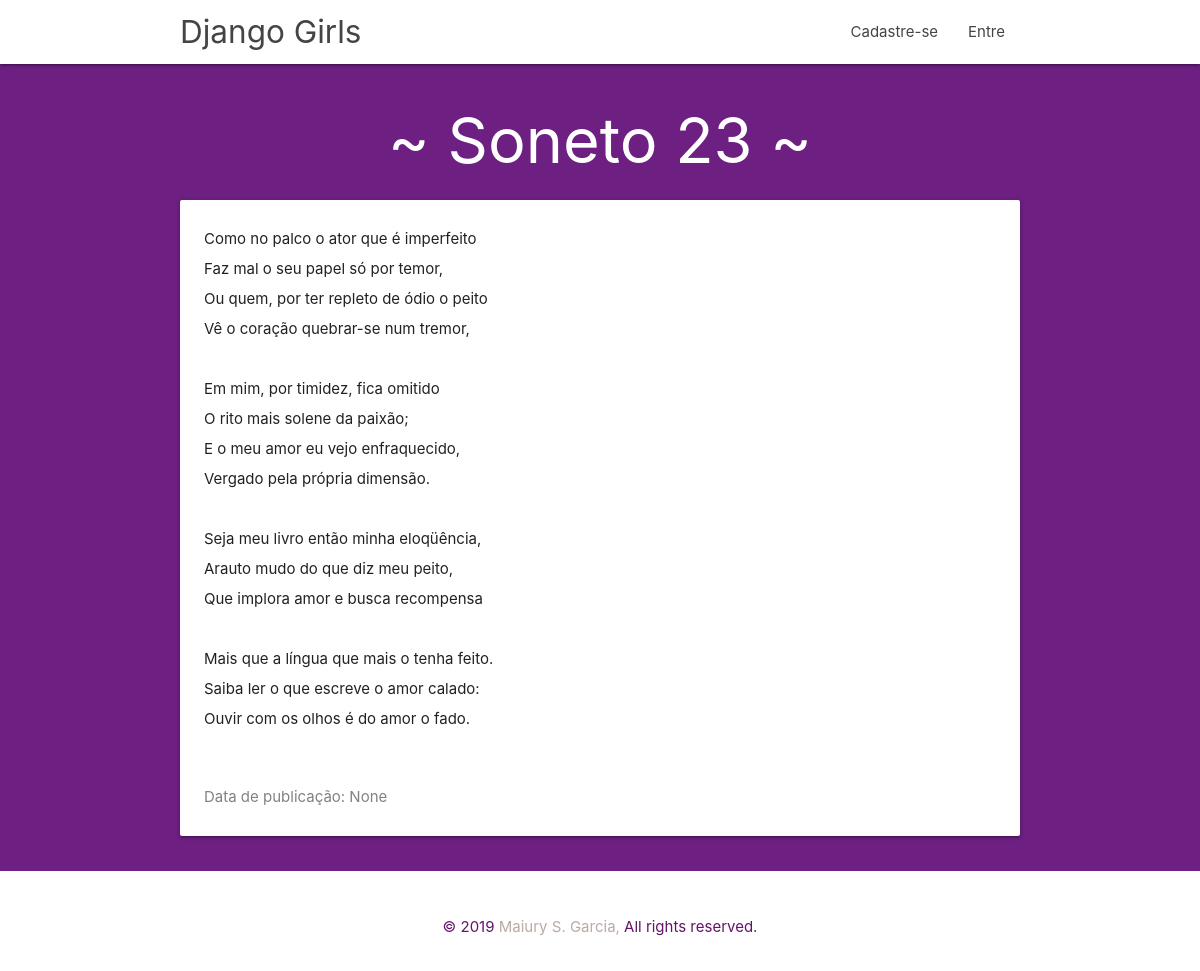
The page /post/3/ on the database as committed earlier.
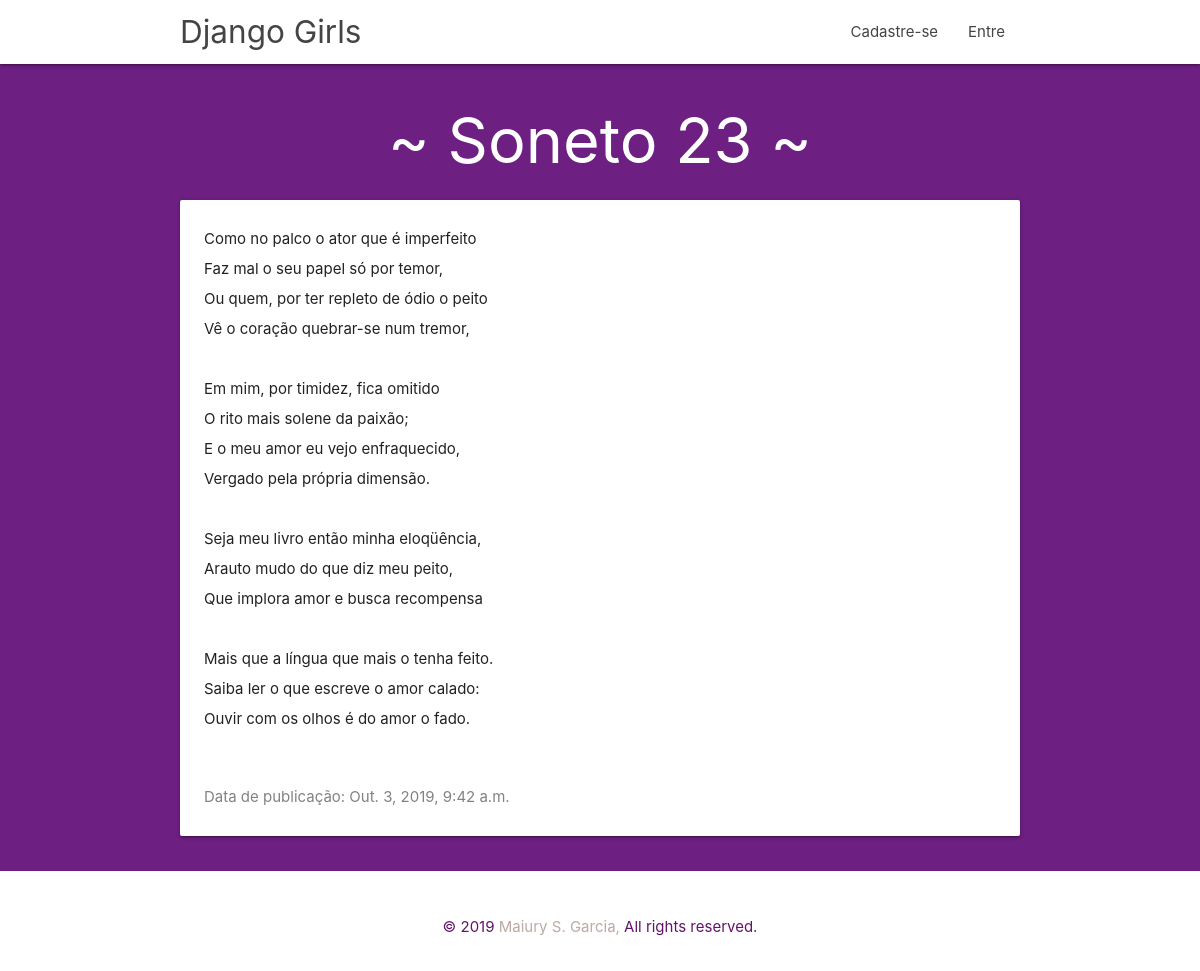
The same page on the database as committed later.
### blog/models.py (models this page shows, shortened)
class Post(models.Model):
    author = models.ForeignKey(
        settings.AUTH_USER_MODEL, on_delete=models.CASCADE)
    title = models.CharField(max_length=200)
    text = models.TextField()
    created_date = models.DateTimeField(default=timezone.now)
    published_date = models.DateTimeField(blank=True, null=True)

### blog/views.py (the view)
# urls.py: path('post/<int:pk>/', views.post_detail, name='post_detail'),
def post_detail(request, pk):
    post = get_object_or_404(Post, pk=pk)
    return render(request, 'blog/post_detail.html', {'post': post})

### blog/templates/blog/post_detail.html (shortened to what this page needs)
{% extends 'blog/base.html' %}
{% block content %}
    <div class="row">
        <div>
            <center><h1><span class="card-title">{{ post.title }}</span></h1>
            </center>
            <div class="card">
              <div class="card-content">
                <p>{{ post.text|linebreaksbr }}</p>
              </div>
              <div class="card-content date">
                  <p>Data de publicação: {{ post.published_date }}</p>
              </div>
            </div>
        </div>
    </div>
{% endblock %}

### blog/templates/blog/base.html (shortened to what this page needs)
<!DOCTYPE html>
{% load staticfiles %}
<html lang="pt-br">
<head>
  <link href="/static/css/materialize.css" type="text/css" rel="stylesheet" media="screen,projection"/>
  <link href="/static/css/style.css" type="text/css" rel="stylesheet" media="screen,projection"/>
  <link href="/static/css/blog.css" type="text/css" rel="stylesheet"/>
</head>
<body>
        <nav class="white" role="navigation">
          <div class="nav-wrapper container">
            <a id="logo-container" href="{% url 'post_list' %}" class="brand-logo">Django Girls</a>
            <ul class="right hide-on-med-and-down">
                {% if user.is_authenticated %}
                    <li>
                        <a  href="#" >Meu Perfil</a>
                    </li>
                    <li>
                        <a  href="{% url 'post_new' %}" >Adicionar</a>
                    </li>
                    <li>
                        <a  href="#" >Sair</a>
                    </li>
                {% else %}
                    <li><a href="#">Cadastre-se</a></li>
                    <li><a href="#">Entre</a></li>
                {% endif %}
            </ul>
          </div>
        </nav>
    <div class="container">
        {% block content %}
        {% endblock %}
    </div>
    <div class="rodape">
        <br><br>
        <center>© 2019 <a class="brown-text text-lighten-3" href="#">Maiury S. Garcia,</a> All rights reserved.</center>
    </div>
    </body>
</html>

### blog/static/css/style.css (style rules this page uses)
nav ul a, nav .brand-logo { color: #444; }
p { line-height: 2rem; }

### blog/static/css/blog.css (style rules this page uses)
.date { color: #828282; }
h1, h5 { color: #6d1f82; }
.fundo, h1, h5 { background-color: #6d1f82; color: #ffffff; }
body { background-color: #6d1f82; }
.rodape { background-color: #ffffff; color: #65126b; width: 100%; height: 100px; }

Rows that differ between the two databases and show on the page:
changed Post "~ Soneto 23 ~": published_date "None" → "Out. 3, 2019, 9:42 a.m."
